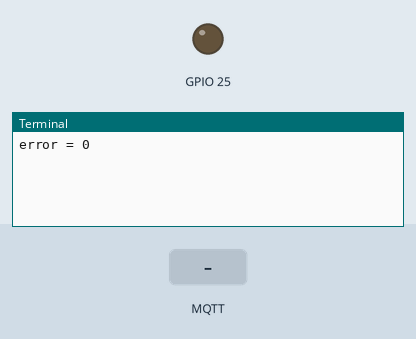
This program was run on a simulated Raspberry Pi (BCM pin numbers). Shown: output pins drawn as LEDs (lit = HIGH), the last lines printed to the terminal. The test bench sets the inputs (shaded band). No MQTT or app messages arrive unless stated.

Above: at 1.3 s.
1.4 s: MQTT message "msg" arrives on the first subscribed topic
At 2.6 s:
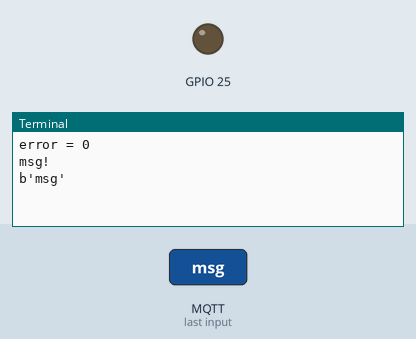
2.9 s: MQTT message "1" arrives on the first subscribed topic
At 3.7 s:
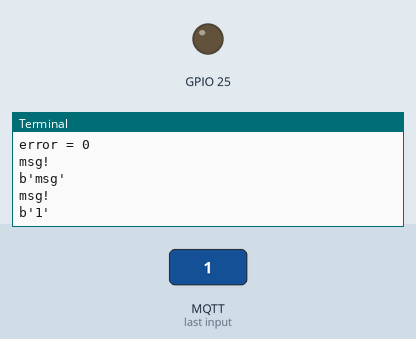
4.4 s: MQTT message "on" arrives on the first subscribed topic
At 4.9 s:
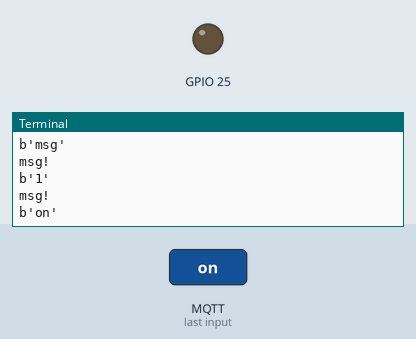

The program:

MQTTSubscribeAndBlink.py
```python
import socket
import paho.mqtt.client as mqtt
import RPi.GPIO as GPIO
import time
GPIO.setmode(GPIO.BCM)
GPIO.setup(25, GPIO.OUT, initial=GPIO.LOW)

def on_connect(client, userdata, flags, rc):
    print("error = "+str(rc))
    client.subscribe("/warsztaty/test")

def on_message(client, userdata, msg):
    print("msg!")
    print(msg.payload)
	if (msg.payload == "msg"):
	    GPIO.output(25, GPIO.HIGH)
        print("on")
        time.sleep(2)
        GPIO.output(25, GPIO.LOW)
        print("off")

client = mqtt.Client()
client.on_connect = on_connect
client.on_message = on_message

client.connect('127.0.0.1', 1883, 60)

client.loop_forever()
```

Measured:
- after the input at 1.4 s, the terminal: prints a new line at once (image 1)
- after the input at 2.9 s, the terminal: prints a new line at once (image 2)
- after the input at 4.4 s, the terminal: prints a new line at once (image 3)
